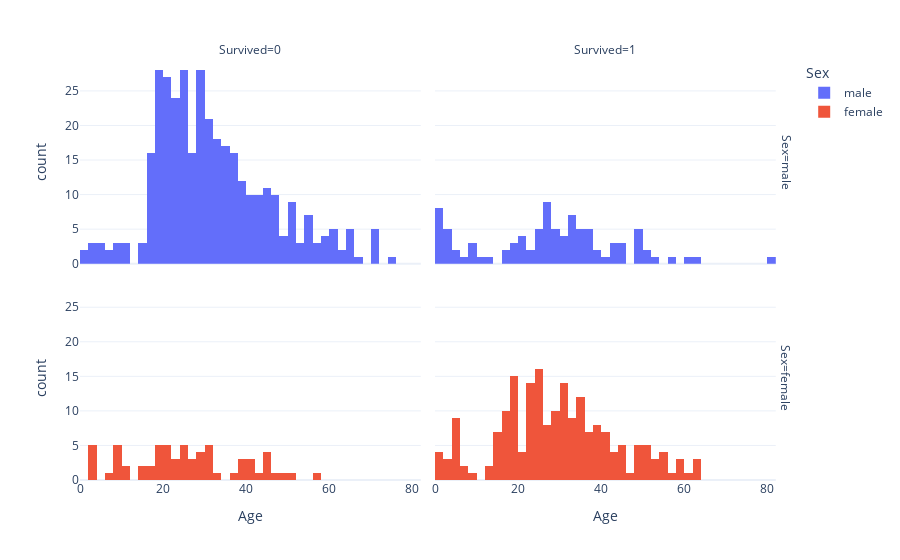

Notebook code for this chart:
### Code cell
df.plot.hist(
    x='Age',
    color='Sex',
    facet_row='Sex',facet_col='Survived'
)

### Figure 1 — Plotly figure (JSON) as saved in the notebook; plotly's stock layout.template omitted (floating-point values rounded to 4 significant figures; data arrays with more than 128 entries replaced by an {"elided": "..."} marker saying what was removed)
{"data": [{"alignmentgroup": "True", "bingroup": "x", "hovertemplate": "Sex=male<br>Survived=0<br>Age=%{x}<br>count=%{y}<extra></extra>", "legendgroup": "male", "marker": {"color": "#636efa", "pattern": {"shape": ""}}, "name": "male", "offsetgroup": "male", "orientation": "v", "showlegend": true, "type": "histogram", "x": {"elided": "468 float values"}, "xaxis": "x3", "yaxis": "y3"}, {"alignmentgroup": "True", "bingroup": "x", "hovertemplate": "Sex=male<br>Survived=1<br>Age=%{x}<br>count=%{y}<extra></extra>", "legendgroup": "male", "marker": {"color": "#636efa", "pattern": {"shape": ""}}, "name": "male", "offsetgroup": "male", "orientation": "v", "showlegend": false, "type": "histogram", "x": [null, 34, 28, null, null, null, 32, 0.83, 29, 23, null, 12, 24, 27, 9, 1, 45, 3, 18, 26, 40, 16, 38, 19, 37, 3, 25, 25, 19, 30, 42, null, null, 0.92, 45, 2, 3, 25, 36, 21, 39, 3, 44, 32, 28, null, 4, 34, 52, 49, 29, 48, 25, 9, null, 26, 29, 36, 32, null, 8, 17, 22, 32, 62, 36, 32, 60, 49, 35, 27, 42, 20, 80, 32, null, 48, 56, 50, 20, 31, 36, 27, 31, null, 35, 42, null, 48, 27, 35, null, 31, 6, 0.67, 20, 1, 11, 0.42, 27, 27, 1, null, 0.83, 32, null, 51, 4, 26], "xaxis": "x4", "yaxis": "y4"}, {"alignmentgroup": "True", "bingroup": "x", "hovertemplate": "Sex=female<br>Survived=0<br>Age=%{x}<br>count=%{y}<extra></extra>", "legendgroup": "female", "marker": {"color": "#EF553B", "pattern": {"shape": ""}}, "name": "female", "offsetgroup": "female", "orientation": "v", "showlegend": true, "type": "histogram", "x": [14, 31, 8, 18, 40, 27, 18, 16, 28, 14.5, 20, 17, 2, 47, null, 9, 45, 50, null, 24, 2, null, null, null, 25, 29, 41, null, 45, 24, 2, 26, 38, 45, 3, 31, 21, 20, null, null, 10, 28, 21, 22, null, 25, 21, null, 37, 30, 9, 11, null, 29, null, null, 39, 26, 9, 41, 2, 18, 32, 43, null, 18, 25, 48, 30.5, 57, null, 30, 18, 6, 23, 9, 44, null, 22, 39, null], "xaxis": "x", "yaxis": "y"}, {"alignmentgroup": "True", "bingroup": "x", "hovertemplate": "Sex=female<br>Survived=1<br>Age=%{x}<br>count=%{y}<extra></extra>", "legendgroup": "female", "marker": {"color": "#EF553B", "pattern": {"shape": ""}}, "name": "female", "offsetgroup": "female", "orientation": "v", "showlegend": false, "type": "histogram", "x": {"elided": "233 float values"}, "xaxis": "x2", "yaxis": "y2"}], "layout": {"annotations": [{"font": {}, "showarrow": false, "text": "Survived=0", "x": 0.24, "xanchor": "center", "xref": "paper", "y": 1, "yanchor": "bottom", "yref": "paper"}, {"font": {}, "showarrow": false, "text": "Survived=1", "x": 0.74, "xanchor": "center", "xref": "paper", "y": 1, "yanchor": "bottom", "yref": "paper"}, {"font": {}, "showarrow": false, "text": "Sex=female", "textangle": 90, "x": 0.98, "xanchor": "left", "xref": "paper", "y": 0.2425, "yanchor": "middle", "yref": "paper"}, {"font": {}, "showarrow": false, "text": "Sex=male", "textangle": 90, "x": 0.98, "xanchor": "left", "xref": "paper", "y": 0.7575, "yanchor": "middle", "yref": "paper"}], "autosize": true, "barmode": "relative", "legend": {"title": {"text": "Sex"}, "tracegroupgap": 0}, "margin": {"t": 60}, "xaxis": {"anchor": "y", "autorange": true, "domain": [0, 0.48], "range": [0, 82], "title": {"text": "Age"}, "type": "linear"}, "xaxis2": {"anchor": "y2", "autorange": true, "domain": [0.5, 0.98], "matches": "x", "range": [0, 82], "title": {"text": "Age"}, "type": "linear"}, "xaxis3": {"anchor": "y3", "autorange": true, "domain": [0, 0.48], "matches": "x", "range": [0, 82], "showticklabels": false, "type": "linear"}, "xaxis4": {"anchor": "y4", "autorange": true, "domain": [0.5, 0.98], "matches": "x", "range": [0, 82], "showticklabels": false, "type": "linear"}, "yaxis": {"anchor": "x", "autorange": true, "domain": [0, 0.485], "range": [0, 29.47], "title": {"text": "count"}}, "yaxis2": {"anchor": "x2", "autorange": true, "domain": [0, 0.485], "matches": "y", "range": [0, 29.47], "showticklabels": false}, "yaxis3": {"anchor": "x3", "autorange": true, "domain": [0.515, 1], "matches": "y", "range": [0, 29.47], "title": {"text": "count"}}, "yaxis4": {"anchor": "x4", "autorange": true, "domain": [0.515, 1], "matches": "y", "range": [0, 29.47], "showticklabels": false}}}
